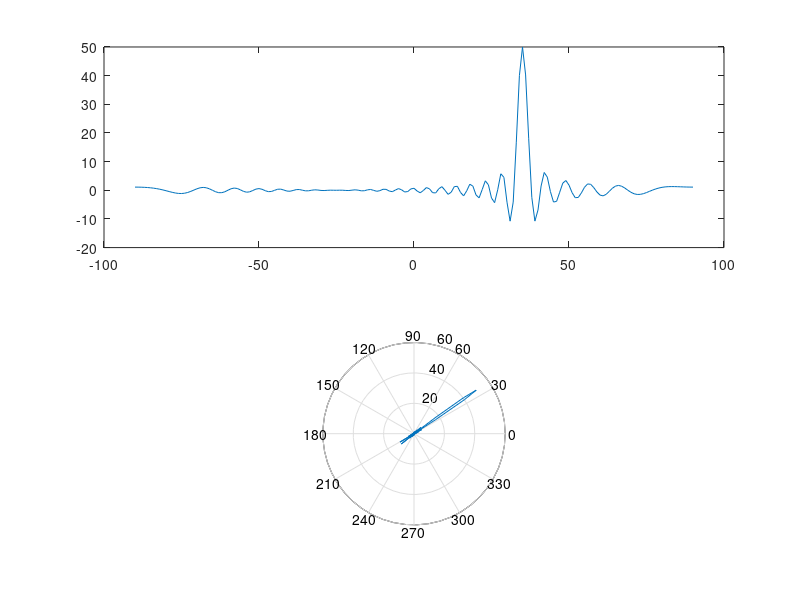

MATLAB code for this plot:
clear all;
%current angle of DN in degrees (from -maxAlphaDeg to maxAlphaDeg)
alphaPDeg = 35; 
%max angle of DN in degrees
maxAlphaDeg = 90; 
N = 50; % number of elements
d = 0.5; % between elements
lambda = 2*d; % length of wave
%omega = 2*pi*299792458/lambda;
A = 1; % amplitude
stepByAlpha = 1;

alphaP = alphaPDeg/180*pi;
i = 0;
for alphaDeg = -maxAlphaDeg : stepByAlpha : maxAlphaDeg
    i = i + 1;
    Y(i) = 0;
    alpha = alphaDeg/180*pi;
    for n = -N/2 : N/2 - 1
    %for n = 1 : N
        Y(i) = Y(i) + A*exp(j*2*pi*n*d*(sin(alphaP)-sin(alpha))/lambda);
    end
end
subplot(2,1,1);
plot([-maxAlphaDeg:stepByAlpha:maxAlphaDeg], real(Y));
subplot(2,1,2);
polar([-maxAlphaDeg:stepByAlpha:maxAlphaDeg].*(pi/180), real(Y));
grid on